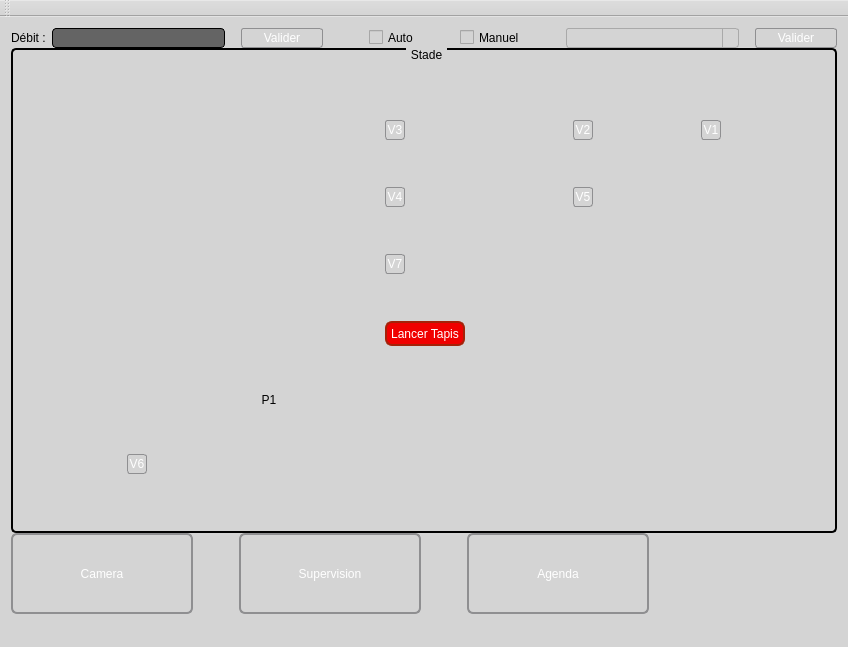
<?xml version="1.0" encoding="UTF-8"?>
<ui version="4.0">
 <class>MainWindow</class>
 <widget class="QMainWindow" name="MainWindow">
  <property name="geometry">
   <rect>
    <x>0</x>
    <y>0</y>
    <width>848</width>
    <height>647</height>
   </rect>
  </property>
  <property name="tabletTracking">
   <bool>false</bool>
  </property>
  <property name="windowTitle">
   <string>MainWindow</string>
  </property>
  <property name="autoFillBackground">
   <bool>false</bool>
  </property>
  <property name="styleSheet">
   <string notr="true">background-color: rgb(212, 212, 212);</string>
  </property>
  <property name="tabShape">
   <enum>QTabWidget::Rounded</enum>
  </property>
  <property name="dockOptions">
   <set>QMainWindow::AllowTabbedDocks|QMainWindow::AnimatedDocks|QMainWindow::VerticalTabs</set>
  </property>
  <widget class="QWidget" name="centralWidget">
   <layout class="QHBoxLayout" name="horizontalLayout">
    <item>
     <layout class="QVBoxLayout" name="verticalLayout" stretch="0,6,1">
      <property name="spacing">
       <number>0</number>
      </property>
      <property name="topMargin">
       <number>0</number>
      </property>
      <property name="rightMargin">
       <number>0</number>
      </property>
      <item>
       <layout class="QHBoxLayout" name="horizontalLayout_3" stretch="0,2,0,0,0,0,0,0,0,2,0,0">
        <item>
         <widget class="QLabel" name="Debit">
          <property name="styleSheet">
           <string notr="true">color: rgb(0, 0, 0);</string>
          </property>
          <property name="text">
           <string>Débit :</string>
          </property>
         </widget>
        </item>
        <item>
         <widget class="QLineEdit" name="lineDebit">
          <property name="sizePolicy">
           <sizepolicy hsizetype="Expanding" vsizetype="Preferred">
            <horstretch>0</horstretch>
            <verstretch>0</verstretch>
           </sizepolicy>
          </property>
          <property name="styleSheet">
           <string notr="true">QLineEdit 
{
     border: 1px solid black;
     border-radius: 4px;
	background-color: rgb(100,100, 100);
     selection-background-color: black;
 }</string>
          </property>
         </widget>
        </item>
        <item>
         <spacer name="horizontalSpacer">
          <property name="orientation">
           <enum>Qt::Horizontal</enum>
          </property>
          <property name="sizeHint" stdset="0">
           <size>
            <width>10</width>
            <height>20</height>
           </size>
          </property>
         </spacer>
        </item>
        <item>
         <widget class="QPushButton" name="ValiderDebit">
          <property name="sizePolicy">
           <sizepolicy hsizetype="Maximum" vsizetype="Preferred">
            <horstretch>0</horstretch>
            <verstretch>0</verstretch>
           </sizepolicy>
          </property>
          <property name="styleSheet">
           <string notr="true">QPushButton {
	font: 75 10pt &quot;Arial&quot;;
	color: rgb(255, 255, 255);
         border: 1px solid #8f8f91;
         border-radius: 3px;
         background-color: qlineargradient(x1: 0, y1: 0, x2: 0, y2: 1,
                                           stop: 0 #181716, stop: 1 #3D3C3A);
         min-width: 80px;
     }

     QPushButton:pressed {
         background-color: qlineargradient(x1: 0, y1: 0, x2: 0, y2: 1,
                                           stop: 0 #3D3C3A, stop: 1 #181716);
     }

     QPushButton:flat {
         border: none; /* no border for a flat push button */
     }

     QPushButton:default {
         border-color: navy; /* make the default button prominent */
     }</string>
          </property>
          <property name="text">
           <string>Valider</string>
          </property>
         </widget>
        </item>
        <item>
         <spacer name="horizontalSpacer_4">
          <property name="orientation">
           <enum>Qt::Horizontal</enum>
          </property>
          <property name="sizeHint" stdset="0">
           <size>
            <width>40</width>
            <height>20</height>
           </size>
          </property>
         </spacer>
        </item>
        <item>
         <widget class="QCheckBox" name="checkModeAuto">
          <property name="styleSheet">
           <string notr="true"> QCheckBox {
     spacing: 5px;
	 color: rgb(0, 0, 0);
	border:black
 }
 
 
 
</string>
          </property>
          <property name="text">
           <string>Auto</string>
          </property>
         </widget>
        </item>
        <item>
         <spacer name="horizontalSpacer_3">
          <property name="orientation">
           <enum>Qt::Horizontal</enum>
          </property>
          <property name="sizeHint" stdset="0">
           <size>
            <width>40</width>
            <height>20</height>
           </size>
          </property>
         </spacer>
        </item>
        <item>
         <widget class="QCheckBox" name="checkModeManuel">
          <property name="styleSheet">
           <string notr="true"> QCheckBox {
     spacing: 5px;
	 color: rgb(0, 0, 0);
	border:black
 }
 
 </string>
          </property>
          <property name="text">
           <string>Manuel</string>
          </property>
         </widget>
        </item>
        <item>
         <spacer name="horizontalSpacer_5">
          <property name="orientation">
           <enum>Qt::Horizontal</enum>
          </property>
          <property name="sizeHint" stdset="0">
           <size>
            <width>40</width>
            <height>20</height>
           </size>
          </property>
         </spacer>
        </item>
        <item>
         <widget class="QComboBox" name="comboBox_ModeParc">
          <property name="sizePolicy">
           <sizepolicy hsizetype="Preferred" vsizetype="Preferred">
            <horstretch>0</horstretch>
            <verstretch>0</verstretch>
           </sizepolicy>
          </property>
          <property name="styleSheet">
           <string notr="true">QComboBox 
{
     border: 1px solid darkgray;
     border-radius: 3px;
     padding: 1px 18px 1px 3px;
     min-width: 6em;
 }
 
 QComboBox:editable {
     background: black;
 }
 
 QComboBox:!editable, QComboBox::drop-down:editable {
      background: qlineargradient(x1: 0, y1: 0, x2: 0, y2: 1,
                                  stop: 0 #151313 stop: 0.4 #272525,
                                  stop: 0.5 #2E2C2C, stop: 1.0 #544E4E);
	
 }
 
 /* QComboBox gets the &quot;on&quot; state when the popup is open */
 QComboBox:!editable:on, QComboBox::drop-down:editable:on {
     background: qlineargradient(x1: 0, y1: 0, x2: 0, y2: 1,
                                 stop: 0 #151313, stop: 0.4 #272525,
                                 stop: 0.5 #2E2C2C, stop: 1.0 #544E4E);
 }
 
 QComboBox:on { /* shift the text when the popup opens */
     padding-top: 3px;
     padding-left: 4px;
 }
 
 QComboBox::drop-down {
     subcontrol-origin: padding;
     subcontrol-position: top right;
     width: 15px;
 
     border-left-width: 1px;
     border-left-color: darkgray;
     border-left-style: solid; /* just a single line */
     border-top-right-radius: 4px; /* same radius as the QComboBox */
     border-bottom-right-radius: 4px;
 }
 
 QComboBox::down-arrow {
     image: url(/usr/share/icons/crystalsvg/16x16/actions/1downarrow.png);
 }
 
 QComboBox::down-arrow:on { /* shift the arrow when popup is open */
     top: 1px;
     left: 1px;
 }</string>
          </property>
         </widget>
        </item>
        <item>
         <spacer name="horizontalSpacer_2">
          <property name="orientation">
           <enum>Qt::Horizontal</enum>
          </property>
          <property name="sizeHint" stdset="0">
           <size>
            <width>10</width>
            <height>20</height>
           </size>
          </property>
         </spacer>
        </item>
        <item>
         <widget class="QPushButton" name="validerMode">
          <property name="sizePolicy">
           <sizepolicy hsizetype="Preferred" vsizetype="Preferred">
            <horstretch>0</horstretch>
            <verstretch>0</verstretch>
           </sizepolicy>
          </property>
          <property name="styleSheet">
           <string notr="true">QPushButton {
	font: 75 10pt &quot;Arial&quot;;
	color: rgb(255, 255, 255);
         border: 1px solid #8f8f91;
         border-radius: 3px;
         background-color: qlineargradient(x1: 0, y1: 0, x2: 0, y2: 1,
                                           stop: 0 #181716, stop: 1 #3D3C3A);
         min-width: 80px;
     }

     QPushButton:pressed {
         background-color: qlineargradient(x1: 0, y1: 0, x2: 0, y2: 1,
                                           stop: 0 #3D3C3A, stop: 1 #181716);
     }

     QPushButton:flat {
         border: none; /* no border for a flat push button */
     }

     QPushButton:default {
         border-color: navy; /* make the default button prominent */
     }
</string>
          </property>
          <property name="text">
           <string>Valider</string>
          </property>
         </widget>
        </item>
       </layout>
      </item>
      <item>
       <widget class="QGroupBox" name="groupBox">
        <property name="minimumSize">
         <size>
          <width>409</width>
          <height>230</height>
         </size>
        </property>
        <property name="maximumSize">
         <size>
          <width>9999</width>
          <height>9999</height>
         </size>
        </property>
        <property name="mouseTracking">
         <bool>true</bool>
        </property>
        <property name="tabletTracking">
         <bool>true</bool>
        </property>
        <property name="toolTipDuration">
         <number>1</number>
        </property>
        <property name="styleSheet">
         <string notr="true"> QGroupBox {
	border-image: url(:/img/parc.jpg);
	color: rgb(0, 0, 0);
     background-color: qlineargradient(x1: 0, y1: 0, x2: 0, y2: 1,
                                       stop: 0 #D4D4D4, stop: 1 #D4D4D4);
     border: 2px solid black;
     border-radius: 5px;
     margin-top: 1ex; /* leave space at the top for the title */
 }
 
 QGroupBox::title {
     subcontrol-origin: margin;
     subcontrol-position: top center; /* position at the top center */
     padding: 0 3px;
     background-color: qlineargradient(x1: 0, y1: 0, x2: 0, y2: 1,
                                       stop: 0 #C8C8C8, stop: 1 #E6E6E6);
 }</string>
        </property>
        <property name="title">
         <string>Stade</string>
        </property>
        <property name="alignment">
         <set>Qt::AlignJustify|Qt::AlignTop</set>
        </property>
        <layout class="QGridLayout" name="gridLayout">
         <item row="3" column="2">
          <widget class="QPushButton" name="ArreterTapis">
           <property name="minimumSize">
            <size>
             <width>80</width>
             <height>25</height>
            </size>
           </property>
           <property name="styleSheet">
            <string notr="true">border: 2px solid #A52109;
background-color: rgb(240, 0, 0);
color: rgb(255, 255, 255);
border-radius: 7px;
font: 75 12pt &quot;Arial&quot;;</string>
           </property>
           <property name="text">
            <string>Lancer Tapis</string>
           </property>
          </widget>
         </item>
         <item row="4" column="1">
          <widget class="QLedLabel" name="ledPompe1">
           <property name="sizePolicy">
            <sizepolicy hsizetype="Fixed" vsizetype="Fixed">
             <horstretch>0</horstretch>
             <verstretch>0</verstretch>
            </sizepolicy>
           </property>
           <property name="text">
            <string>  P1</string>
           </property>
          </widget>
         </item>
         <item row="0" column="2">
          <widget class="QPushButton" name="BoutonVanne3">
           <property name="sizePolicy">
            <sizepolicy hsizetype="Fixed" vsizetype="Fixed">
             <horstretch>0</horstretch>
             <verstretch>0</verstretch>
            </sizepolicy>
           </property>
           <property name="minimumSize">
            <size>
             <width>20</width>
             <height>20</height>
            </size>
           </property>
           <property name="styleSheet">
            <string notr="true">QPushButton {
	font: 75 10pt &quot;Arial&quot;;
	color: rgb(255, 255, 255);
         border: 1px solid #8f8f91;
         border-radius: 3px;
         background-color: qlineargradient(x1: 0, y1: 0, x2: 0, y2: 1,
                                           stop: 0 #181716, stop: 1 #3D3C3A);

     }

     QPushButton:pressed {
         background-color: qlineargradient(x1: 0, y1: 0, x2: 0, y2: 1,
                                           stop: 0 #3D3C3A, stop: 1 #181716);
     }

     QPushButton:flat {
         border: none; /* no border for a flat push button */
     }

     QPushButton:default {
         border-color: navy; /* make the default button prominent */
     }</string>
           </property>
           <property name="text">
            <string>V3</string>
           </property>
          </widget>
         </item>
         <item row="1" column="3">
          <widget class="QPushButton" name="BoutonVanne5">
           <property name="sizePolicy">
            <sizepolicy hsizetype="Fixed" vsizetype="Fixed">
             <horstretch>0</horstretch>
             <verstretch>0</verstretch>
            </sizepolicy>
           </property>
           <property name="minimumSize">
            <size>
             <width>20</width>
             <height>20</height>
            </size>
           </property>
           <property name="styleSheet">
            <string notr="true">QPushButton {
	font: 75 10pt &quot;Arial&quot;;
	color: rgb(255, 255, 255);
         border: 1px solid #8f8f91;
         border-radius: 3px;
         background-color: qlineargradient(x1: 0, y1: 0, x2: 0, y2: 1,
                                           stop: 0 #181716, stop: 1 #3D3C3A);

     }

     QPushButton:pressed {
         background-color: qlineargradient(x1: 0, y1: 0, x2: 0, y2: 1,
                                           stop: 0 #3D3C3A, stop: 1 #181716);
     }

     QPushButton:flat {
         border: none; /* no border for a flat push button */
     }

     QPushButton:default {
         border-color: navy; /* make the default button prominent */
     }</string>
           </property>
           <property name="text">
            <string>V5</string>
           </property>
          </widget>
         </item>
         <item row="1" column="2">
          <widget class="QPushButton" name="BoutonVanne4">
           <property name="sizePolicy">
            <sizepolicy hsizetype="Fixed" vsizetype="Fixed">
             <horstretch>0</horstretch>
             <verstretch>0</verstretch>
            </sizepolicy>
           </property>
           <property name="minimumSize">
            <size>
             <width>20</width>
             <height>20</height>
            </size>
           </property>
           <property name="mouseTracking">
            <bool>false</bool>
           </property>
           <property name="styleSheet">
            <string notr="true">QPushButton {
	font: 75 10pt &quot;Arial&quot;;
	color: rgb(255, 255, 255);
         border: 1px solid #8f8f91;
         border-radius: 3px;
         background-color: qlineargradient(x1: 0, y1: 0, x2: 0, y2: 1,
                                           stop: 0 #181716, stop: 1 #3D3C3A);

     }

     QPushButton:pressed {
         background-color: qlineargradient(x1: 0, y1: 0, x2: 0, y2: 1,
                                           stop: 0 #3D3C3A, stop: 1 #181716);
     }

     QPushButton:flat {
         border: none; /* no border for a flat push button */
     }

     QPushButton:default {
         border-color: navy; /* make the default button prominent */
     }</string>
           </property>
           <property name="text">
            <string>V4</string>
           </property>
          </widget>
         </item>
         <item row="2" column="2" colspan="2">
          <widget class="QPushButton" name="BoutonVanne7">
           <property name="sizePolicy">
            <sizepolicy hsizetype="Fixed" vsizetype="Fixed">
             <horstretch>0</horstretch>
             <verstretch>0</verstretch>
            </sizepolicy>
           </property>
           <property name="minimumSize">
            <size>
             <width>20</width>
             <height>20</height>
            </size>
           </property>
           <property name="styleSheet">
            <string notr="true">QPushButton {
	font: 75 10pt &quot;Arial&quot;;
	color: rgb(255, 255, 255);
         border: 1px solid #8f8f91;
         border-radius: 3px;
         background-color: qlineargradient(x1: 0, y1: 0, x2: 0, y2: 1,
                                           stop: 0 #181716, stop: 1 #3D3C3A);

     }

     QPushButton:pressed {
         background-color: qlineargradient(x1: 0, y1: 0, x2: 0, y2: 1,
                                           stop: 0 #3D3C3A, stop: 1 #181716);
     }

     QPushButton:flat {
         border: none; /* no border for a flat push button */
     }

     QPushButton:default {
         border-color: navy; /* make the default button prominent */
     }</string>
           </property>
           <property name="text">
            <string>V7</string>
           </property>
          </widget>
         </item>
         <item row="0" column="3">
          <widget class="QPushButton" name="BoutonVanne2">
           <property name="sizePolicy">
            <sizepolicy hsizetype="Fixed" vsizetype="Fixed">
             <horstretch>0</horstretch>
             <verstretch>0</verstretch>
            </sizepolicy>
           </property>
           <property name="minimumSize">
            <size>
             <width>20</width>
             <height>20</height>
            </size>
           </property>
           <property name="sizeIncrement">
            <size>
             <width>16</width>
             <height>16</height>
            </size>
           </property>
           <property name="styleSheet">
            <string notr="true">QPushButton {
	font: 75 10pt &quot;Arial&quot;;
	color: rgb(255, 255, 255);
         border: 1px solid #8f8f91;
         border-radius: 3px;
         background-color: qlineargradient(x1: 0, y1: 0, x2: 0, y2: 1,
                                           stop: 0 #181716, stop: 1 #3D3C3A);

     }

     QPushButton:pressed {
         background-color: qlineargradient(x1: 0, y1: 0, x2: 0, y2: 1,
                                           stop: 0 #3D3C3A, stop: 1 #181716);
     }

     QPushButton:flat {
         border: none; /* no border for a flat push button */
     }

     QPushButton:default {
         border-color: navy; /* make the default button prominent */
     }</string>
           </property>
           <property name="text">
            <string>V2</string>
           </property>
          </widget>
         </item>
         <item row="0" column="5">
          <widget class="QPushButton" name="BoutonVanne1">
           <property name="sizePolicy">
            <sizepolicy hsizetype="Fixed" vsizetype="Fixed">
             <horstretch>0</horstretch>
             <verstretch>0</verstretch>
            </sizepolicy>
           </property>
           <property name="minimumSize">
            <size>
             <width>20</width>
             <height>20</height>
            </size>
           </property>
           <property name="styleSheet">
            <string notr="true">QPushButton {
	font: 75 10pt &quot;Arial&quot;;
	color: rgb(255, 255, 255);
         border: 1px solid #8f8f91;
         border-radius: 3px;
         background-color: qlineargradient(x1: 0, y1: 0, x2: 0, y2: 1,
                                           stop: 0 #181716, stop: 1 #3D3C3A);

     }

     QPushButton:pressed {
         background-color: qlineargradient(x1: 0, y1: 0, x2: 0, y2: 1,
                                           stop: 0 #3D3C3A, stop: 1 #181716);
     }

     QPushButton:flat {
         border: none; /* no border for a flat push button */
     }

     QPushButton:default {
         border-color: navy; /* make the default button prominent */
     }</string>
           </property>
           <property name="text">
            <string>V1</string>
           </property>
          </widget>
         </item>
         <item row="15" column="0">
          <widget class="QPushButton" name="BoutonVanne6">
           <property name="sizePolicy">
            <sizepolicy hsizetype="Fixed" vsizetype="Fixed">
             <horstretch>0</horstretch>
             <verstretch>0</verstretch>
            </sizepolicy>
           </property>
           <property name="minimumSize">
            <size>
             <width>20</width>
             <height>20</height>
            </size>
           </property>
           <property name="styleSheet">
            <string notr="true">QPushButton {
	font: 75 10pt &quot;Arial&quot;;
	color: rgb(255, 255, 255);
         border: 1px solid #8f8f91;
         border-radius: 3px;
         background-color: qlineargradient(x1: 0, y1: 0, x2: 0, y2: 1,
                                           stop: 0 #181716, stop: 1 #3D3C3A);

     }

     QPushButton:pressed {
         background-color: qlineargradient(x1: 0, y1: 0, x2: 0, y2: 1,
                                           stop: 0 #3D3C3A, stop: 1 #181716);
     }

     QPushButton:flat {
         border: none; /* no border for a flat push button */
     }

     QPushButton:default {
         border-color: navy; /* make the default button prominent */
     }</string>
           </property>
           <property name="text">
            <string>V6</string>
           </property>
          </widget>
         </item>
        </layout>
       </widget>
      </item>
      <item>
       <layout class="QHBoxLayout" name="horizontalLayout_4" stretch="0,0,0,0,0,0">
        <property name="sizeConstraint">
         <enum>QLayout::SetMaximumSize</enum>
        </property>
        <item>
         <widget class="QPushButton" name="camera">
          <property name="sizePolicy">
           <sizepolicy hsizetype="Preferred" vsizetype="Preferred">
            <horstretch>0</horstretch>
            <verstretch>0</verstretch>
           </sizepolicy>
          </property>
          <property name="styleSheet">
           <string notr="true">QPushButton {
	font: 75 16pt &quot;Arial&quot;;
	color: rgb(255, 255, 255);
         border: 2px solid #8f8f91;
         border-radius: 6px;
         background-color: qlineargradient(x1: 0, y1: 0, x2: 0, y2: 1,
                                           stop: 0 #181716, stop: 1 #3D3C3A);
         min-width: 80px;
     }

     QPushButton:pressed {
         background-color: qlineargradient(x1: 0, y1: 0, x2: 0, y2: 1,
                                           stop: 0 #3D3C3A, stop: 1 #181716);
     }

     QPushButton:flat {
         border: none; /* no border for a flat push button */
     }

     QPushButton:default {
         border-color: navy; /* make the default button prominent */
     }
</string>
          </property>
          <property name="text">
           <string>Camera</string>
          </property>
         </widget>
        </item>
        <item>
         <spacer name="horizontalSpacer_8">
          <property name="orientation">
           <enum>Qt::Horizontal</enum>
          </property>
          <property name="sizeType">
           <enum>QSizePolicy::Fixed</enum>
          </property>
          <property name="sizeHint" stdset="0">
           <size>
            <width>40</width>
            <height>20</height>
           </size>
          </property>
         </spacer>
        </item>
        <item>
         <widget class="QPushButton" name="Supervision">
          <property name="sizePolicy">
           <sizepolicy hsizetype="Preferred" vsizetype="Preferred">
            <horstretch>0</horstretch>
            <verstretch>0</verstretch>
           </sizepolicy>
          </property>
          <property name="styleSheet">
           <string notr="true">QPushButton {
	
	font: 75 16pt &quot;Arial&quot;;
	color: rgb(255, 255, 255);
         border: 2px solid #8f8f91;
         border-radius: 6px;
         background-color: qlineargradient(x1: 0, y1: 0, x2: 0, y2: 1,
                                           stop: 0 #181716, stop: 1 #3D3C3A);
         min-width: 80px;
     }

     QPushButton:pressed {
         background-color: qlineargradient(x1: 0, y1: 0, x2: 0, y2: 1,
                                           stop: 0 #3D3C3A, stop: 1 #181716);
     }

     QPushButton:flat {
         border: none; /* no border for a flat push button */
     }

     QPushButton:default {
         border-color: navy; /* make the default button prominent */
     }
</string>
          </property>
          <property name="text">
           <string>Supervision</string>
          </property>
         </widget>
        </item>
        <item>
         <spacer name="horizontalSpacer_9">
          <property name="orientation">
           <enum>Qt::Horizontal</enum>
          </property>
          <property name="sizeType">
           <enum>QSizePolicy::Fixed</enum>
          </property>
          <property name="sizeHint" stdset="0">
           <size>
            <width>40</width>
            <height>20</height>
           </size>
          </property>
         </spacer>
        </item>
        <item>
         <widget class="QPushButton" name="agenda">
          <property name="sizePolicy">
           <sizepolicy hsizetype="Preferred" vsizetype="Preferred">
            <horstretch>0</horstretch>
            <verstretch>0</verstretch>
           </sizepolicy>
          </property>
          <property name="styleSheet">
           <string notr="true">QPushButton {
	font: 75 16pt &quot;Arial&quot;;
	color: rgb(255, 255, 255);
         border: 2px solid #8f8f91;
         border-radius: 6px;
         background-color: qlineargradient(x1: 0, y1: 0, x2: 0, y2: 1,
                                           stop: 0 #181716, stop: 1 #3D3C3A);
         min-width: 80px;
     }

     QPushButton:pressed {
         background-color: qlineargradient(x1: 0, y1: 0, x2: 0, y2: 1,
                                           stop: 0 #3D3C3A, stop: 1 #181716);
     }

     QPushButton:flat {
         border: none; /* no border for a flat push button */
     }

     QPushButton:default {
         border-color: navy; /* make the default button prominent */
     }
</string>
          </property>
          <property name="text">
           <string>Agenda</string>
          </property>
         </widget>
        </item>
        <item>
         <widget class="QLabel" name="imgLogo">
          <property name="styleSheet">
           <string notr="true">image: url(:/img/logoCool.png);</string>
          </property>
          <property name="text">
           <string/>
          </property>
         </widget>
        </item>
       </layout>
      </item>
     </layout>
    </item>
   </layout>
  </widget>
  <widget class="QMenuBar" name="menuBar">
   <property name="geometry">
    <rect>
     <x>0</x>
     <y>0</y>
     <width>848</width>
     <height>21</height>
    </rect>
   </property>
  </widget>
  <widget class="QToolBar" name="mainToolBar">
   <attribute name="toolBarArea">
    <enum>TopToolBarArea</enum>
   </attribute>
   <attribute name="toolBarBreak">
    <bool>false</bool>
   </attribute>
  </widget>
  <widget class="QStatusBar" name="statusBar"/>
 </widget>
 <layoutdefault spacing="6" margin="11"/>
 <customwidgets>
  <customwidget>
   <class>QLedLabel</class>
   <extends>QLabel</extends>
   <header location="global">qledlabel.h</header>
  </customwidget>
 </customwidgets>
 <resources/>
 <connections/>
</ui>
